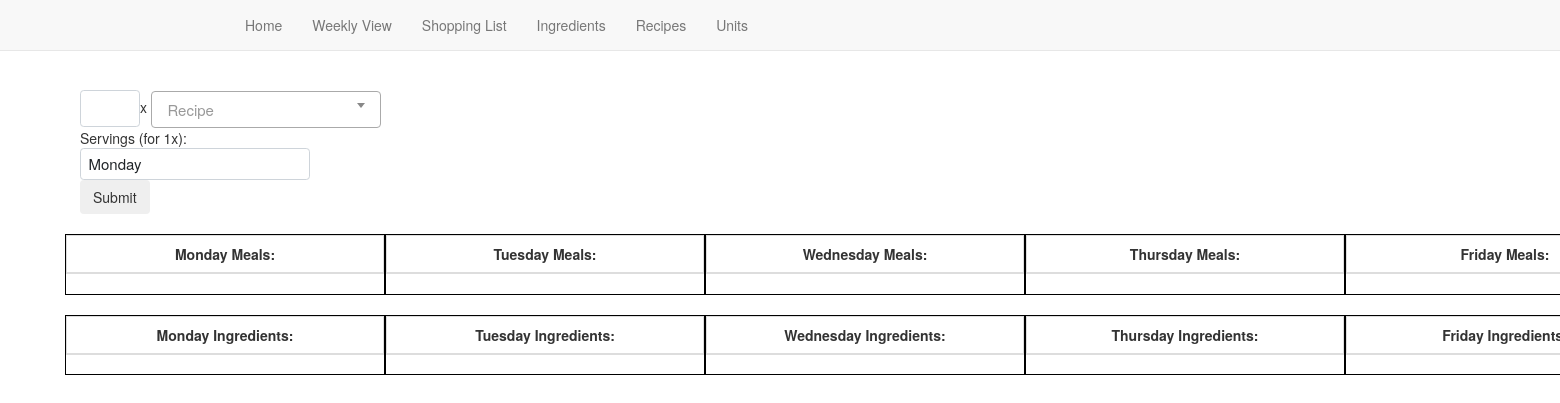
Page /weekly_view on the earlier database version.
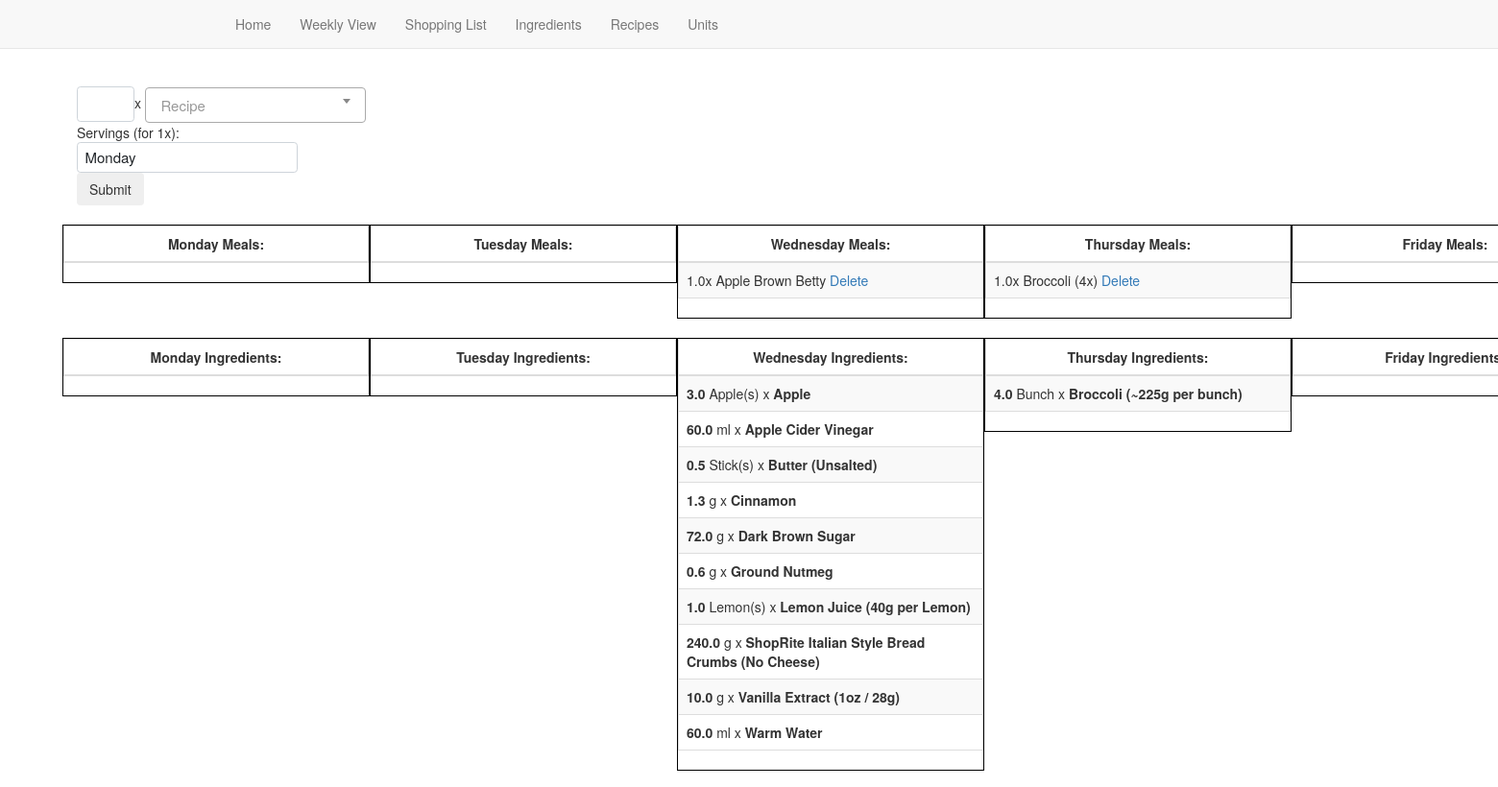
Same page on the later database version.
### models.py (models this page shows, shortened)
class Weekly_Recipe(db.Model):
    id = db.Column(db.Integer, primary_key=True)
    rname = db.Column(db.String(100))
    qty = db.Column(db.Float)
    day = db.Column(db.String(100))
    servings = db.Column(db.Float)

class WeeklyIngredientList(db.Model):
    id = db.Column(db.Integer, primary_key=True)
    qty = db.Column(db.Float)
    unit_name = db.Column(db.String(30))
    ingredient_name = db.Column(db.String(120))
    day_label = db.Column(db.String(10))
    for_recipe = db.Column(db.String(120))

### main.py (the view, shortened to what this page needs)
@app.route("/weekly_view", methods=["GET", "POST"])
def weekly_view():
    monday_ingredients = (
        WeeklyIngredientList.query.filter_by(day_label="Monday")
        .with_entities(
            WeeklyIngredientList.id,
            WeeklyIngredientList.ingredient_name,
            WeeklyIngredientList.qty,
            WeeklyIngredientList.unit_name,
            WeeklyIngredientList.day_label,
            func.sum(WeeklyIngredientList.qty).label("total"),
        )
        .group_by(WeeklyIngredientList.ingredient_name)
        .order_by(WeeklyIngredientList.ingredient_name)
        .all()
    )
    tuesday_ingredients = (
        WeeklyIngredientList.query.filter_by(day_label="Tuesday")
        .with_entities(
            WeeklyIngredientList.id,
            WeeklyIngredientList.ingredient_name,
            WeeklyIngredientList.qty,
            WeeklyIngredientList.unit_name,
            WeeklyIngredientList.day_label,
            func.sum(WeeklyIngredientList.qty).label("total"),
        )
        .group_by(WeeklyIngredientList.ingredient_name)
        .order_by(WeeklyIngredientList.ingredient_name)
        .all()
    )
    wednesday_ingredients = (
        WeeklyIngredientList.query.filter_by(day_label="Wednesday")
        .with_entities(
            WeeklyIngredientList.id,
            WeeklyIngredientList.ingredient_name,
            WeeklyIngredientList.qty,
            WeeklyIngredientList.unit_name,
            WeeklyIngredientList.day_label,
            func.sum(WeeklyIngredientList.qty).label("total"),
        )
        .group_by(WeeklyIngredientList.ingredient_name)
        .order_by(WeeklyIngredientList.ingredient_name)
        .all()
    )
    thursday_ingredients = (
        WeeklyIngredientList.query.filter_by(day_label="Thursday")
        .with_entities(
            WeeklyIngredientList.id,
            WeeklyIngredientList.ingredient_name,
            WeeklyIngredientList.qty,
            WeeklyIngredientList.unit_name,
            WeeklyIngredientList.day_label,
            func.sum(WeeklyIngredientList.qty).label("total"),
        )
        .group_by(WeeklyIngredientList.ingredient_name)
        .order_by(WeeklyIngredientList.ingredient_name)
        .all()
    )
    friday_ingredients = (
        WeeklyIngredientList.query.filter_by(day_label="Friday")
        .with_entities(
            WeeklyIngredientList.id,
            WeeklyIngredientList.ingredient_name,
            WeeklyIngredientList.qty,
            WeeklyIngredientList.unit_name,
            WeeklyIngredientList.day_label,
            func.sum(WeeklyIngredientList.qty).label("total"),
        )
        .group_by(WeeklyIngredientList.ingredient_name)
        .order_by(WeeklyIngredientList.ingredient_name)
        .all()
    )
    saturday_ingredients = (
        WeeklyIngredientList.query.filter_by(day_label="Saturday")
        .with_entities(
            WeeklyIngredientList.id,
            WeeklyIngredientList.ingredient_name,
            WeeklyIngredientList.qty,
            WeeklyIngredientList.unit_name,
            WeeklyIngredientList.day_label,
            func.sum(WeeklyIngredientList.qty).label("total"),
        )
        .group_by(WeeklyIngredientList.ingredient_name)
        .order_by(WeeklyIngredientList.ingredient_name)
        .all()
    )
    sunday_ingredients = (
        WeeklyIngredientList.query.filter_by(day_label="Sunday")
        .with_entities(
            WeeklyIngredientList.id,
            WeeklyIngredientList.ingredient_name,
            WeeklyIngredientList.qty,
            WeeklyIngredientList.unit_name,
            WeeklyIngredientList.day_label,
            func.sum(WeeklyIngredientList.qty).label("total"),
        )
        .group_by(WeeklyIngredientList.ingredient_name)
        .order_by(WeeklyIngredientList.ingredient_name)
        .all()
    )
    extra_ingredients = (
        WeeklyIngredientList.query.filter_by(day_label="Extra")
        .with_entities(
            WeeklyIngredientList.id,
            WeeklyIngredientList.ingredient_name,
            WeeklyIngredientList.qty,
            WeeklyIngredientList.unit_name,
            WeeklyIngredientList.day_label,
            func.sum(WeeklyIngredientList.qty).label("total"),
        )
        .group_by(WeeklyIngredientList.ingredient_name)
        .order_by(WeeklyIngredientList.ingredient_name)
        .all()
    )
    monday_meals = Weekly_Recipe.query.filter_by(day="Monday")
    tuesday_meals = Weekly_Recipe.query.filter_by(day="Tuesday")
    wednesday_meals = Weekly_Recipe.query.filter_by(day="Wednesday")
    thursday_meals = Weekly_Recipe.query.filter_by(day="Thursday")
    friday_meals = Weekly_Recipe.query.filter_by(day="Friday")
    saturday_meals = Weekly_Recipe.query.filter_by(day="Saturday")
    sunday_meals = Weekly_Recipe.query.filter_by(day="Sunday")
    extra_meals = Weekly_Recipe.query.filter_by(day="Extra")
    form = WeeklySelect()
    a = db.session.query(Recipe.name).order_by(Recipe.name)
    a = [i[0] for i in a]
    form.name.choices = [("")] + [(x) for x in a]
    tuesday_ingredients = (
        WeeklyIngredientList.query.filter_by(day_label="Tuesday")
        .with_entities(
            WeeklyIngredientList.id,
            WeeklyIngredientList.ingredient_name,
            WeeklyIngredientList.qty,
            WeeklyIngredientList.unit_name,
            WeeklyIngredientList.day_label,
            func.sum(WeeklyIngredientList.qty).label("total"),
        )
        .group_by(WeeklyIngredientList.ingredient_name)
        .order_by(WeeklyIngredientList.ingredient_name)
        .all()
    )
    wednesday_ingredients = (
        WeeklyIngredientList.query.filter_by(day_label="Wednesday")
        .with_entities(
            WeeklyIngredientList.id,
            WeeklyIngredientList.ingredient_name,
            WeeklyIngredientList.qty,
            WeeklyIngredientList.unit_name,
            WeeklyIngredientList.day_label,
            func.sum(WeeklyIngredientList.qty).label("total"),
        )
        .group_by(WeeklyIngredientList.ingredient_name)
        .order_by(WeeklyIngredientList.ingredient_name)
        .all()
    )
    thursday_ingredients = (
        WeeklyIngredientList.query.filter_by(day_label="Thursday")
        .with_entities(
            WeeklyIngredientList.id,
            WeeklyIngredientList.ingredient_name,
            WeeklyIngredientList.qty,
            WeeklyIngredientList.unit_name,
            WeeklyIngredientList.day_label,
            func.sum(WeeklyIngredientList.qty).label("total"),
        )
        .group_by(WeeklyIngredientList.ingredient_name)
        .order_by(WeeklyIngredientList.ingredient_name)
        .all()
    )
    friday_ingredients = (
        WeeklyIngredientList.query.filter_by(day_label="Friday")
        .with_entities(
            WeeklyIngredientList.id,
            WeeklyIngredientList.ingredient_name,
            WeeklyIngredientList.qty,
            WeeklyIngredientList.unit_name,
            WeeklyIngredientList.day_label,
            func.sum(WeeklyIngredientList.qty).label("total"),
        )
        .group_by(WeeklyIngredientList.ingredient_name)
        .order_by(WeeklyIngredientList.ingredient_name)
        .all()
    )
    saturday_ingredients = (
        WeeklyIngredientList.query.filter_by(day_label="Saturday")
        .with_entities(
            WeeklyIngredientList.id,
            WeeklyIngredientList.ingredient_name,
            WeeklyIngredientList.qty,
            WeeklyIngredientList.unit_name,
            WeeklyIngredientList.day_label,
            func.sum(WeeklyIngredientList.qty).label("total"),
        )
        .group_by(WeeklyIngredientList.ingredient_name)
        .order_by(WeeklyIngredientList.ingredient_name)
        .all()
    )
    sunday_ingredients = (
        WeeklyIngredientList.query.filter_by(day_label="Sunday")
        .with_entities(
            WeeklyIngredientList.id,
            WeeklyIngredientList.ingredient_name,
            WeeklyIngredientList.qty,
            WeeklyIngredientList.unit_name,
            WeeklyIngredientList.day_label,
            func.sum(WeeklyIngredientList.qty).label("total"),
        )
        .group_by(WeeklyIngredientList.ingredient_name)
        .order_by(WeeklyIngredientList.ingredient_name)
        .all()
    )
    extra_ingredients = (
        WeeklyIngredientList.query.filter_by(day_label="Extra")
        .with_entities(
            WeeklyIngredientList.id,
            WeeklyIngredientList.ingredient_name,
            WeeklyIngredientList.qty,
            WeeklyIngredientList.unit_name,
            WeeklyIngredientList.day_label,
            func.sum(WeeklyIngredientList.qty).label("total"),
        )
        .group_by(WeeklyIngredientList.ingredient_name)
        .order_by(WeeklyIngredientList.ingredient_name)
        .all()
    )
    return render_template(
        "/weekly_view.html",
        monday_ingredients=monday_ingredients,
        tuesday_ingredients=tuesday_ingredients,
        wednesday_ingredients=wednesday_ingredients,
        thursday_ingredients=thursday_ingredients,
        friday_ingredients=friday_ingredients,
        saturday_ingredients=saturday_ingredients,
        sunday_ingredients=sunday_ingredients,
        form=form,
        monday_meals=monday_meals,
        tuesday_meals=tuesday_meals,
        wednesday_meals=wednesday_meals,
        thursday_meals=thursday_meals,
        friday_meals=friday_meals,
        saturday_meals=saturday_meals,
        sunday_meals=sunday_meals,
        extra_meals=extra_meals,
        extra_ingredients=extra_ingredients,
    )

### templates/weekly_view.html (shortened to what this page needs)
<!DOCTYPE html>
<html lang="en">
  <head>
    <link
      href="{{ url_for('static', filename='css/weekly_style_new.css') }}"
      rel="stylesheet"
    />
    <link
      href="{{ url_for('static', filename='css/bs-non-responsive.css') }}"
      rel="stylesheet"
    />
    <link
      href="{{ url_for('static', filename='css/non-responsive.css') }}"
      rel="stylesheet"
    />
  </head>
  <body>
    {% include 'navbar-no-response.html' %}
    <br />
    <div class="container-table">
      <form method="POST">
        {{ form.hidden_tag() }}{{ form.rqty(class="half-box-form") }}x
        <br> Servings (for 1x):
        <br />{{form.day(class="full-box-form") }} <br />{{
        form.submit(class="btn btn-secondary")}}
        <br>
      </form>
      <div class="row">
        <div class="column">
          <table class="table table-hover table-bordered table-striped">
            <thead>
              <tr>
                <th>Monday Meals:</th>
              </tr>
            </thead>
          </table>
        </div>
        <div class="column">
          <table class="table table-hover table-bordered table-striped">
            <thead>
              <tr>
                <th>Tuesday Meals:</th>
              </tr>
            </thead>
          </table>
        </div>
        <div class="column">
          <table class="table table-hover table-bordered table-striped">
            <thead>
              <tr>
                <th>Wednesday Meals:</th>
              </tr>
            </thead>
            <tbody>
              <tr>
                {% for wm in wednesday_meals %}
                <td>
                  {{'%0.01f'|format(wm.qty|float)}}x {{wm.rname}} <a href="{{url_for('delete_weekly_item', id =wm.id)}}">Delete</a>
                </td>
              </tr>
              {% endfor %}
            </tbody>
          </table>
        </div>
        <div class="column">
          <table class="table table-hover table-bordered table-striped">
            <thead>
              <tr>
                <th>Thursday Meals:</th>
              </tr>
            </thead>
            <tbody>
              <tr>
                {% for thm in thursday_meals %}
                <td>
                  {{'%0.01f'|format(thm.qty|float)}}x {{thm.rname}} <a href="{{url_for('delete_weekly_item', id =thm.id)}}">Delete</a>
                </td>
              </tr>
              {% endfor %}
            </tbody>
          </table>
        </div>
        <div class="column">
          <table class="table table-hover table-bordered table-striped">
            <thead>
              <tr>
                <th>Friday Meals:</th>
              </tr>
            </thead>
          </table>
        </div>
      </div>
      <br>
      <div class="row">
        <div class="column">
          <table class="table table-hover table-bordered table-striped">
            <thead>
              <tr>
                <th>Monday Ingredients:</th>
              </tr>
            </thead>
          </table>
        </div>
        <div class="column">
          <table class="table table-hover table-bordered table-striped">
            <thead>
              <tr>
                <th>Tuesday Ingredients:</th>
              </tr>
            </thead>
          </table>
        </div>
        <div class="column">
          <table class="table table-hover table-bordered table-striped">
            <thead>
              <tr>
                <th>Wednesday Ingredients:</th>
              </tr>
            </thead>
            <tbody>
              <tr>
                {% for wi in wednesday_ingredients %}
                <td>
                  <b>{{'%0.01f'|format(wi.total|float)}}</b> {{wi.unit_name}} x
                  <b>{{wi.ingredient_name}}</b>
                </td>
              </tr>
              {% endfor %}
            </tbody>
          </table>
        </div>
        <div class="column">
          <table class="table table-hover table-bordered table-striped">
            <thead>
              <tr>
                <th>Thursday Ingredients:</th>
              </tr>
            </thead>
            <tbody>
              <tr>
                {% for thi in thursday_ingredients %}
                <td>
                  <b>{{'%0.01f'|format(thi.total|float)}}</b> {{thi.unit_name}} x
                  <b>{{thi.ingredient_name}}</b>
                </td>
              </tr>
              {% endfor %}
            </tbody>
          </table>
        </div>
        <div class="column">
          <table class="table table-hover table-bordered table-striped">
            <thead>
              <tr>
                <th>Friday Ingredients:</th>
              </tr>
            </thead>
          </table>
        </div>
      </div>
    </div>
  </body>
</html>

### templates/navbar-no-response.html (shortened to what this page needs)
<!DOCTYPE html>
<html lang="en">
  <head>
    <link
      href="{{ url_for('static', filename='css/bs-non-responsive.css') }}"
      rel="stylesheet"
    />
    <link
      href="{{ url_for('static', filename='css/non-responsive.css') }}"
      rel="stylesheet"
    />
  </head>
  <body>
    <nav class="navbar navbar-default navbar-fixed-top">
      <div class="container">
        <div id="navbar">
          <ul class="nav navbar-nav">
            <li class="nav-item">
              <a class="nav-link" href="{{ url_for('index') }}">Home</a>
            </li>
            <li class="nav-item">
              <a class="nav-link" href="{{ url_for('weekly_view') }}">Weekly View</a>
            </li>
            <li class="nav-item">
              <a class="nav-link" href="{{ url_for('list') }}">Shopping List</a>
            </li>
            <li class="nav-item">
              <a class="nav-link" href="{{ url_for('ingredient_page') }}"
                >Ingredients</a
              >
            </li>
            <li class="nav-item">
              <a class="nav-link" href="{{ url_for('recipe_list') }}"
                >Recipes</a
              >
            </li>
            <li class="nav-item">
              <a class="nav-link" href="{{ url_for('unit_page') }}">Units</a>
            </li>
          </ul>
        </div>
      </div>
    </nav>
  </body>
</html>

Differences in the rows shown:
added Weekly_Recipe: qty "1.0", rname "Apple Brown Betty"
added Weekly_Recipe: qty "1.0", rname "Broccoli (4x)"
added WeeklyIngredientList: total "3.0", unit_name "Apple(s)", ingredient_name "Apple"
added WeeklyIngredientList: total "60.0", unit_name "ml", ingredient_name "Apple Cider Vinegar"
added WeeklyIngredientList: total "0.5", unit_name "Stick(s)", ingredient_name "Butter (Unsalted)"
added WeeklyIngredientList: total "1.3", unit_name "g", ingredient_name "Cinnamon"
added WeeklyIngredientList: total "72.0", unit_name "g", ingredient_name "Dark Brown Sugar"
added WeeklyIngredientList: total "0.6", unit_name "g", ingredient_name "Ground Nutmeg"
added WeeklyIngredientList: total "1.0", unit_name "Lemon(s)", ingredient_name "Lemon Juice (40g per Lemon)"
added WeeklyIngredientList: total "240.0", unit_name "g", ingredient_name "ShopRite Italian Style Bread Crumbs (No Cheese)"
added WeeklyIngredientList: total "10.0", unit_name "g", ingredient_name "Vanilla Extract (1oz / 28g)"
added WeeklyIngredientList: total "60.0", unit_name "ml", ingredient_name "Warm Water"
added WeeklyIngredientList: total "4.0", unit_name "Bunch", ingredient_name "Broccoli (~225g per bunch)"
